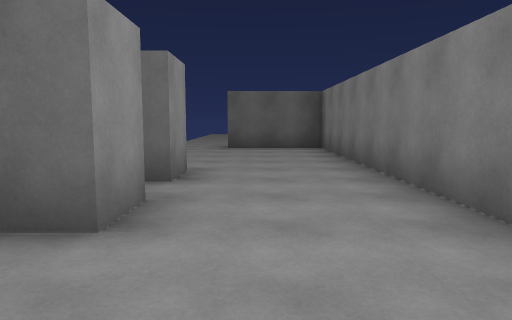
View 1 (above)

16 first-person views from a walk through a 3-D level made in the Unity game engine. The camera is 1.4 m above the floor, tilts 6° down and sees 70° across. The floor is counted in squares, 2 m on a side. Each view is taken from the middle of a square. On the plan, view 1 faces up. The plan holds only what a view shows up to about 11 squares ahead; the rest is blank. The place goes on beyond the plan. The player character is not drawn. Some animated figures are left out.

View 2
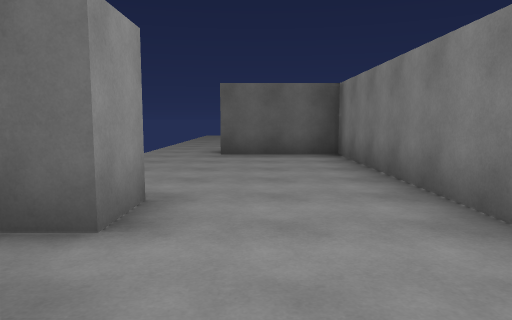

View 3
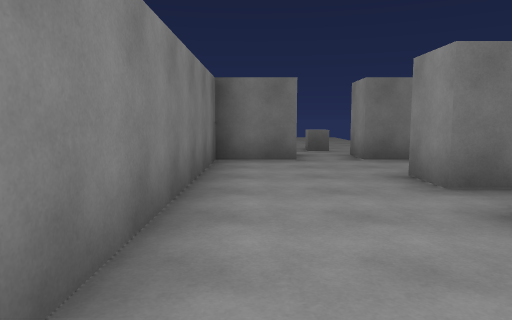

View 4
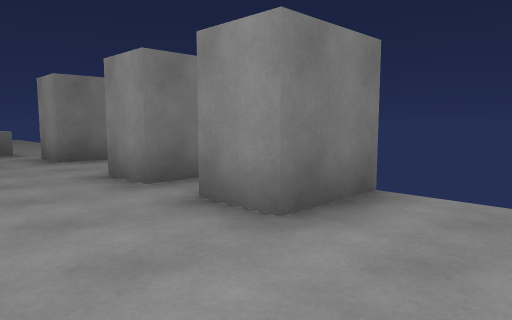

View 5
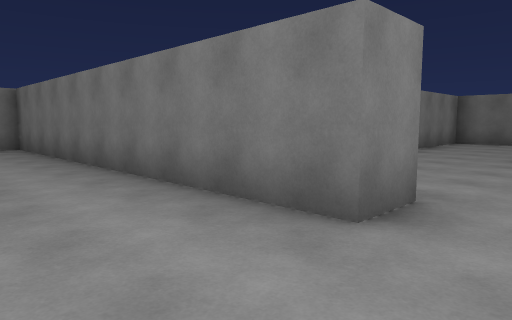

View 6
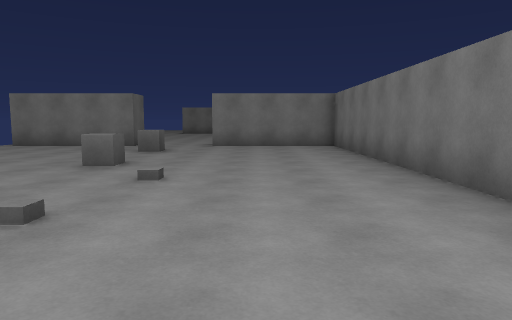

View 7
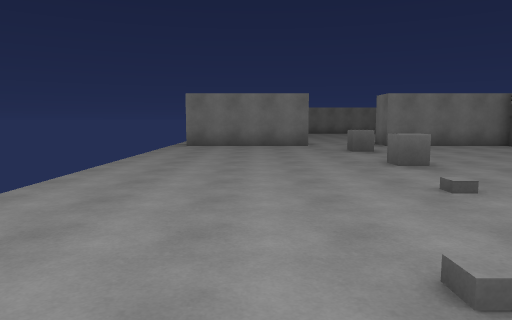

View 8
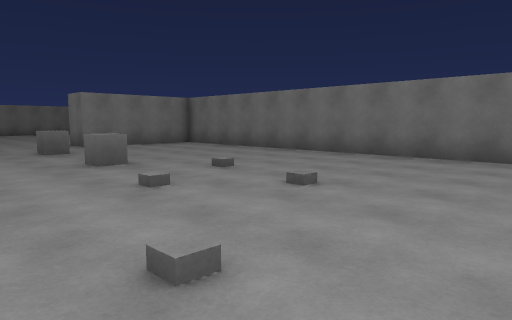

View 9
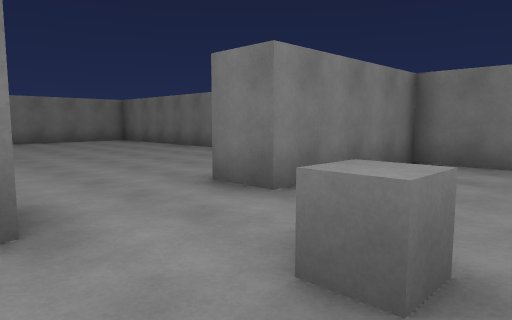

View 10
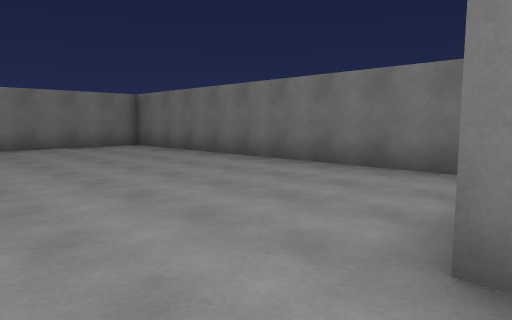

View 11
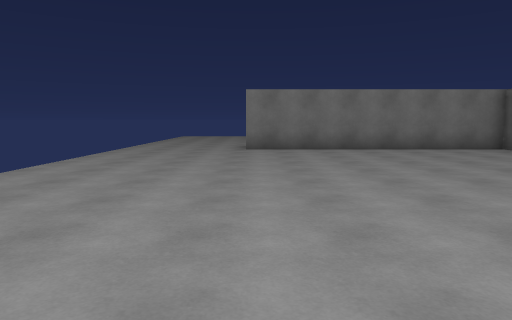

View 12
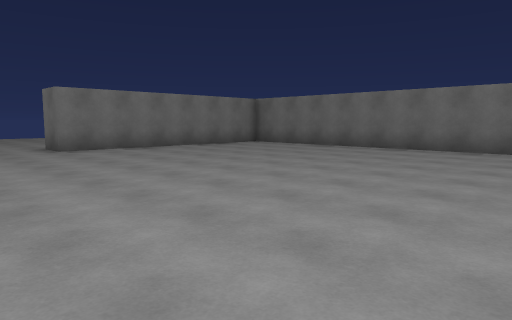

View 13
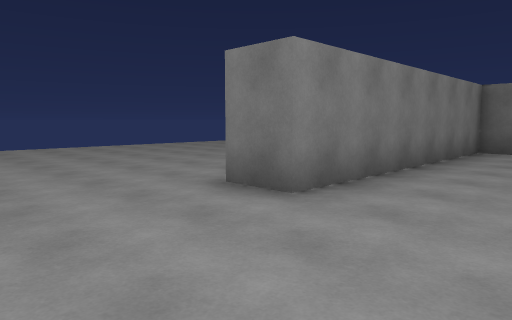

View 14
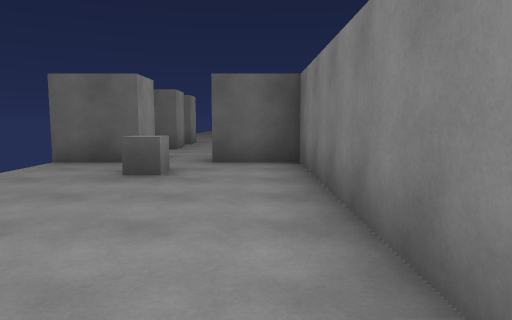

View 15
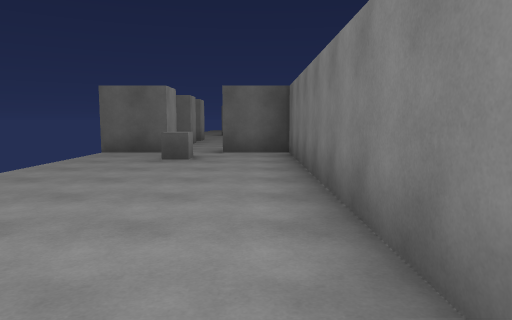

View 16
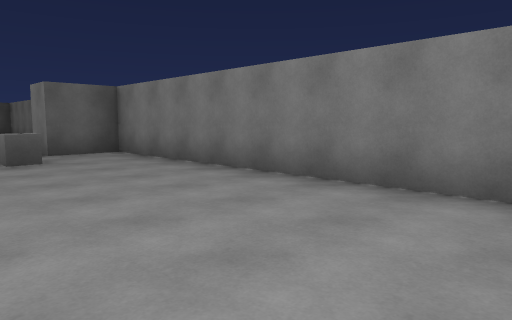

### Floor plan
Points are (right, up) in squares from view 1. A wall is a line through its corners. A room is listed if a view was taken in it or the views show most of it. See-through windows are left out.
Room 1 (views 1, 2)
walls: (-1, 2.2) (-1.6, 2.2); (0.3, -0.8) (0.3, 0.3) (1.8, 0.3) (1.8, 2.5); (-1.9, 0.3) (-1, 0.3) (-1, -0.8)
ways out: opening at (0, 0) to room 5; opening at (0.5, 3) to room 6
Room 2 (views 3, 4)
walls: (-2.6, 5.3) (-1, 5.3); (1.8, 5.5) (1.8, 9.7) (-0.8, 9.7) (-0.8, 10.7)
ways out: opening at (-1.5, 10) to room 3; opening at (0.5, 5) to room 6
Room 3 (views 5, 6, 7, 8, 9, 10)
walls: (9.1, 16.5) (8.5, 16.5) (8.5, 20); (-0.8, 10.7) (8.5, 10.7) (8.5, 14.2) (9.5, 14.2)
ways out: opening at (-1.5, 10) to room 2; opening at (9, 15.5) to room 4; gap at (9, 20) to room 4
objects: cube (4, 15); cube (7, 15)
Room 4 (views 11, 12, 13)
walls: (10.4, 10.7) (19.2, 10.7) (19.2, 17.2) (20.2, 17.2)
ways out: opening at (9, 15.5) to room 3; gap at (9, 20) to room 3; opening at (21.3, 19)
Room 5 (views 14, 15, 16)
walls: (-1, -0.8) (-2.5, -0.8); (1.8, -8.4) (1.8, -0.8) (0.3, -0.8)
ways out: opening at (0, 0) to room 1
objects: cube (0, -2)
Room 6 (no view inside)
walls: (-1, 5.3) (-1, 4.2) (-1.6, 4.2); (-1.8, 3.3) (-1, 3.3) (-1, 2.2); (1.8, 2.5) (1.8, 5.5)
ways out: opening at (0.5, 3) to room 1; opening at (0.5, 5) to room 2

Positions as (right, up) in squares from view 1, and headings:
1: (0, 0), facing up
2: (0, 2), facing up
3: (1, 7), facing down
4: (1, 7), facing down-left
5: (-2, 13), facing down-right
6: (-2, 13), facing right
7: (-2, 18), facing right
8: (-2, 18), facing down-right
9: (6, 17), facing down-right
10: (9, 16), facing down-right
11: (10, 17), facing right
12: (10, 20), facing down-right
13: (17, 20), facing down-right
14: (1, -7), facing up
15: (1, -9), facing up
16: (-2, -9), facing up-right
